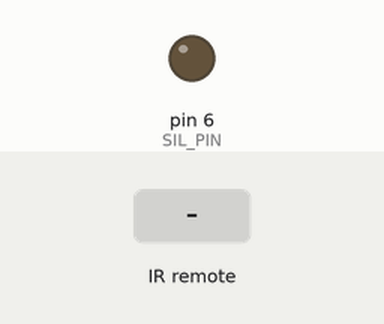
Bench run of a sketch on a simulated Arduino Uno, built with avr-gcc and run on an emulated ATmega328P. Parts: output pins drawn as LEDs (lit = HIGH). Inputs (shaded band) come from the test bench. What the sketch prints to the serial monitor is not drawn.

Above: at 1.2 s.
1.3 s: infrared code 0x20DF40BF received
At 2.5 s:
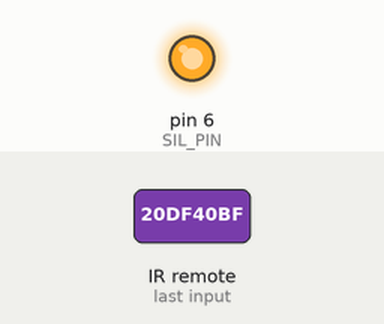
2.8 s: infrared code 0x20DFC03F received
At 3.7 s:
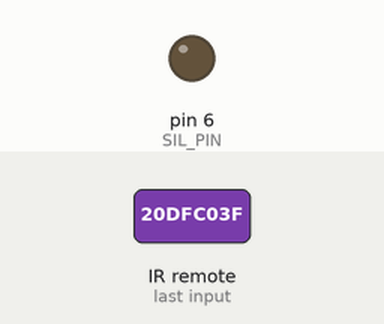
Timing chart, 0 to 5.8 s (numbered marks = the images above; inputs shaded):
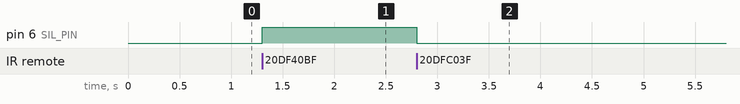

The sketch:

rekwizyt.ino
```cpp
/*
 * Kod rekwizytu
 * kucowal tez szymus
 * (c) 2k18 szymus szlengus
 *
 * ICogamJjIHRvIHJla3dpenl0IHRvIHRha2llIG1hbGUgIGt0b3JlIG11c2kgc2Nob3dhYyBwZXJ1
a2UKICogdGFrIGt1cndhIHBlcnVrZQogKiBjbyB0byB6YSBkZWJpbCB3eW15c2xhbAogKiBuaWdk
eSB0ZWdvIG5pZSBvZ2FybmlhbGVtCiAqIHBvbXlzbCBvcnlnaW5hbG55IG1hdGllZ28gYnlsIGxl
cHN6eQogKiBqYWtpcyByb2JvdCBjbyBtaWFsLi4KICogdzggY28gb24gbWlhbCByb2JpYz8KICog
d2hhdGV2ZXIKICogdG8gYnlsbyBsZXBzemUKICogYSBuaWUgdGUgc3VycmVhbG5lIGNvcwogKiBt
csOzd2tpCiAqIFRBSyBLVVJXQSBNUsOTV0tJCiAqIERBSkNJRSBNSSBOVU1FUiBETyBESUxFUkEg
VEXFuyBDSENFCiAqIEJPIEpBS0lFxZogUVVBTElUWSBMU0QgV1lDWlVXQU0KICogYWxlIG5hIHNl
cmlvIHR1IGplYmllIGxzZAogKiBuaWUgd2llbSBqYWsgcGFjaG5pZSBsc2QKICogYWxlIGN6dWpl
IHplIHR1IGplc3QgbHNkCiAqIHBvIHphY2hvd2FuaXUgemF6dWxhawogKiAiWkEgTUHFgU8gS1JF
QVRZV05FIEtVUldBIgogKiAiTk8gWkEgTUHFgU8gS1JFQVRZV05FIgogKiAiQ1pFTVUgVE8gTFVE
WklFIExVRFpJRSBOSUUgU08gS1JFQVRZV05JIgogKiAiSkVCTklKIFRVIFpXSUVSWkVOVEEiCiAq
ICJKQUsgVE8gSkFLSUUiCiAqICJPVFdPWiBKQUtPIEVOQ1lLTE9QRURJRSBOQSBMT1NPV0VKIFNU
Uk9OSUUiCiAqICJXWUxPU09XQUxFUyBURVJNSVRBIgogKiAiU1BPS08sIFRFUk1JVCBNQSBLT01Q
TEVLUyBaRSBOSUUgTFVCSSBQUkFDT1dBQyBUWUxLTyBTUElFV0FDIgogKiBubyBrdXJ3YQogKiB0
ZXJtaXQgc3BpZXdhIHhEREQKICogYWxlIGplc3pjemUgZ29yc3plIHPEhSB0ZSBqZWJhbmUgd3l6
d2FuaWEgbmEganXFvAogKiBkbGEgbmllem5hamFjYWp5Y2g6CiAqIHNhIGR3aWUga2F0ZWdvcmll
CiAqIGplZG5hIHRvICJTVEVNIgogKiBjenlsaSB0ZWNobmljem5lCiAqIHcgbWlhcmUgc3Bva28g
c2llCiAqIGFsZSBwaXNhbCBqZSBqZWJhbnkgbWFjZ3l2ZXIKICogZG9zdGFqZXN6IHRyenkgc8WC
b21raSwga2F3YcWCZWsgdGHFm215IDJ4M2NtIGkga2F3YcWCZWsgdGVrdHVyeQogKiB6YWRhbmll
OiB6csOzYiB3aWXFvMSZIDEwIGt1cndhIGtpbG9tZXRyw7N3CiAqIGkgcG9kc3Rhd2EgbWF4IDNj
bQogKiB0bGRyIG1hasSFIGZldHlzeiB3aWXFvAogKiBhbGUgYXJ0IHRvIG5hamdvcnN6ZSBza3Vy
d3lzecWEc3R3bwogKiBDRE4K

 */
#include <IRremote.h>

#define RECV_PIN 11
#define SIL_PIN 6
IRrecv irrecv(RECV_PIN);

decode_results results;
void setup() {
  irrecv.enableIRIn();
  pinMode(SIL_PIN, OUTPUT);
  Serial.begin(9600);
}
void loop() {
  if (irrecv.decode(&results)) {
    Serial.write(results.value);
    if(results.value==0x20DF40BF) {
      digitalWrite(SIL_PIN, HIGH);
      Serial.write("\r\n\r\nHIGH\r\n\r\n");
    } else if (results.value==0x20DFC03F) {
      digitalWrite(SIL_PIN, LOW);
      Serial.write("\r\n\r\nLOW\r\n\r\n");
    }
    delay(50);
    irrecv.resume(); // Receive the next value
  }
}
```

Measured:
- after the input at 1.3 s, pin 6 (SIL_PIN): LOW → HIGH at once
- after the input at 2.8 s, pin 6 (SIL_PIN): HIGH → LOW at once
